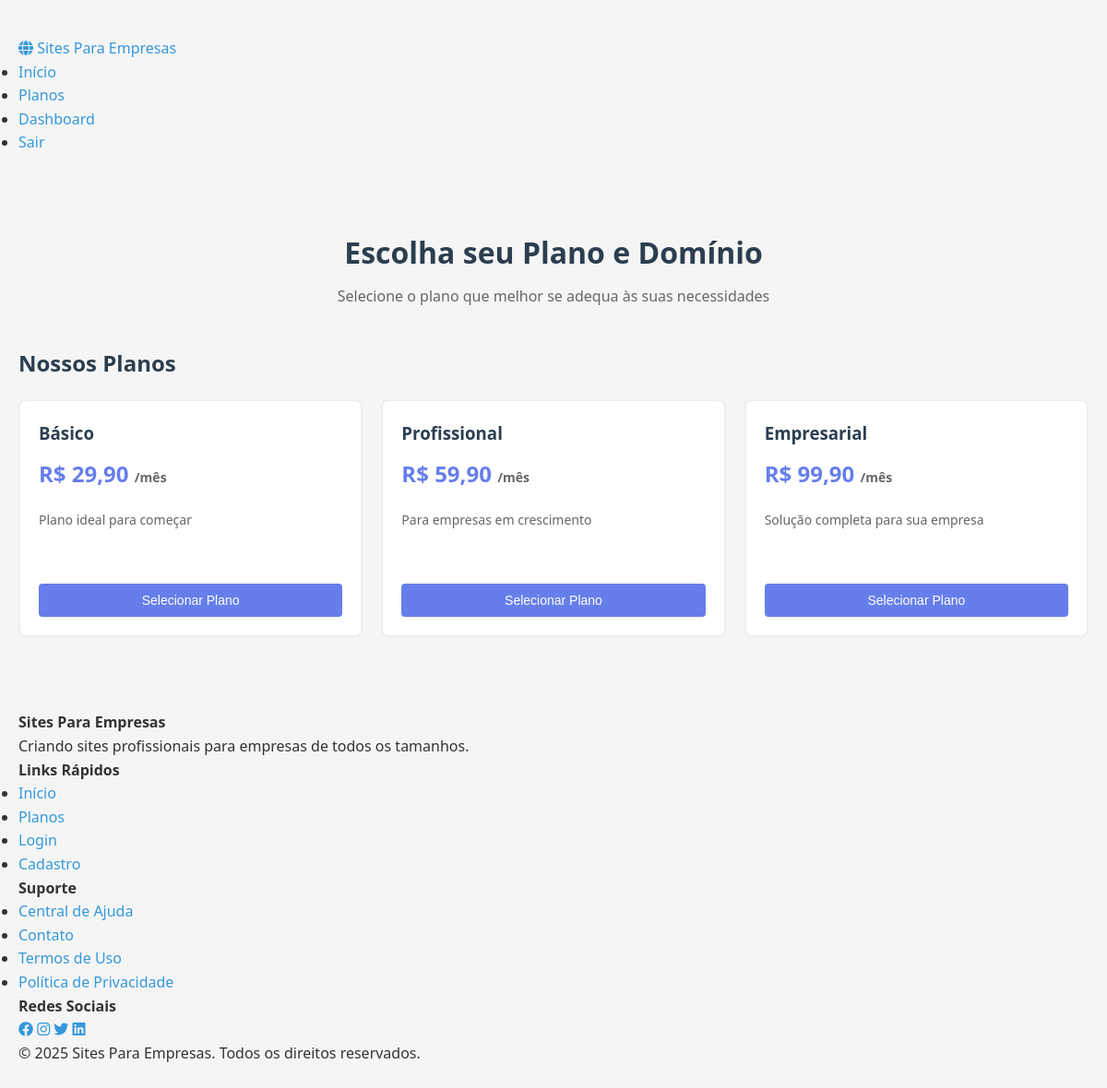
Page /dashboard/domain-selection.php (signed in) on the committed database.
### tables this page shows
CREATE TABLE IF NOT EXISTS planos (
    id INT AUTO_INCREMENT PRIMARY KEY,
    nome VARCHAR(50) NOT NULL,
    descricao TEXT,
    preco DECIMAL(10,2) NOT NULL,
    periodo ENUM('mensal', 'anual') DEFAULT 'mensal',
    recursos JSON,
    ativo BOOLEAN DEFAULT TRUE,
    data_criacao TIMESTAMP DEFAULT CURRENT_TIMESTAMP,
    INDEX idx_ativo (ativo)
);

### dashboard/domain-selection.php (the view, shortened to what this page needs)
<?php
require_once '../config/db.php';
$stmt = $conn->prepare("SELECT id, nome, preco, descricao FROM planos WHERE ativo = 1 ORDER BY preco ASC");
$stmt->execute();
$result = $stmt->get_result();
$planos = [];
while ($row = $result->fetch_assoc()) {
    $planos[] = $row;
}
include '../includes/header.php';
?>
<div class="container">
    <div class="page-header">
        <h1>Escolha seu Plano e Domínio</h1>
        <p>Selecione o plano que melhor se adequa às suas necessidades</p>
    </div>
    <div class="content-wrapper">
        <div class="plans-section">
            <h2>Nossos Planos</h2>
            <div class="plans-grid">
                <?php foreach ($planos as $plano): ?>
                    <div class="plan-card" data-plan-id="<?php echo $plano['id']; ?>" data-plan-price="<?php echo $plano['preco']; ?>">
                        <div class="plan-header">
                            <h3><?php echo htmlspecialchars($plano['nome']); ?></h3>
                            <div class="plan-price">
                                R$ <span class="price"><?php echo number_format($plano['preco'], 2, ',', '.'); ?></span>
                                <span class="period">/mês</span>
                            </div>
                        </div>
                        <div class="plan-description">
                            <p><?php echo htmlspecialchars($plano['descricao']); ?></p>
                        </div>
                        <button class="btn btn-select-plan" data-plan-id="<?php echo $plano['id']; ?>">
                            Selecionar Plano
                        </button>
                    </div>
                <?php endforeach; ?>
            </div>
        </div>
    </div>
</div>
<?php include '../includes/footer.php'; ?>

### assets/css/style.css (style rules this page uses)
* { margin: 0; padding: 0; box-sizing: border-box; }
body { font-family: 'Segoe UI', Tahoma, Geneva, Verdana, sans-serif; background: #f5f5f5; color: #333; line-height: 1.6; }
.container { max-width: 1200px; margin: 0 auto; padding: 20px; }
h1 { color: #2c3e50; margin-bottom: 20px; font-size: 32px; }
h2, h3 { color: #2c3e50; margin-bottom: 15px; }
.btn { display: inline-block; background: #3498db; color: white; padding: 12px 24px; border: none; border-radius: 4px; cursor: pointer; text-decoration: none; font-size: 14px; transition: all 0.3s; text-align: center; font-weight: 500; }

### dashboard/domain-selection.php (style rules this page uses)
.container { max-width: 1200px; margin: 0 auto; padding: 40px 20px; }
.page-header { text-align: center; margin-bottom: 40px; }
.page-header h1 { color: #2c3e50; margin: 0 0 10px 0; font-size: 32px; }
.page-header p { color: #666; margin: 0; font-size: 16px; }
.content-wrapper { display: grid; grid-template-columns: 1fr; gap: 40px; }
.plans-section h2, .domain-section h2 { color: #2c3e50; margin: 0 0 20px 0; font-size: 24px; }
.plans-grid { display: grid; grid-template-columns: repeat(auto-fit, minmax(250px, 1fr)); gap: 20px; }
.plan-card { background: white; border: 2px solid #eee; border-radius: 8px; padding: 20px; transition: all 0.3s; cursor: pointer; }
.plan-header { margin-bottom: 20px; }
.plan-header h3 { margin: 0 0 10px 0; color: #2c3e50; }
.plan-price { font-size: 24px; color: #667eea; font-weight: bold; }
.plan-price .period { font-size: 14px; color: #666; }
.plan-description { margin-bottom: 20px; min-height: 60px; }
.plan-description p { margin: 0; color: #666; font-size: 14px; }
.btn-select-plan { width: 100%; padding: 10px; background: #667eea; color: white; border: none; border-radius: 4px; cursor: pointer; transition: all 0.3s; }

### rows in the picture
planos: nome "Básico", preco "29,90", descricao "Plano ideal para começar"
planos: nome "Profissional", preco "59,90", descricao "Para empresas em crescimento"
planos: nome "Empresarial", preco "99,90", descricao "Solução completa para sua empresa"
